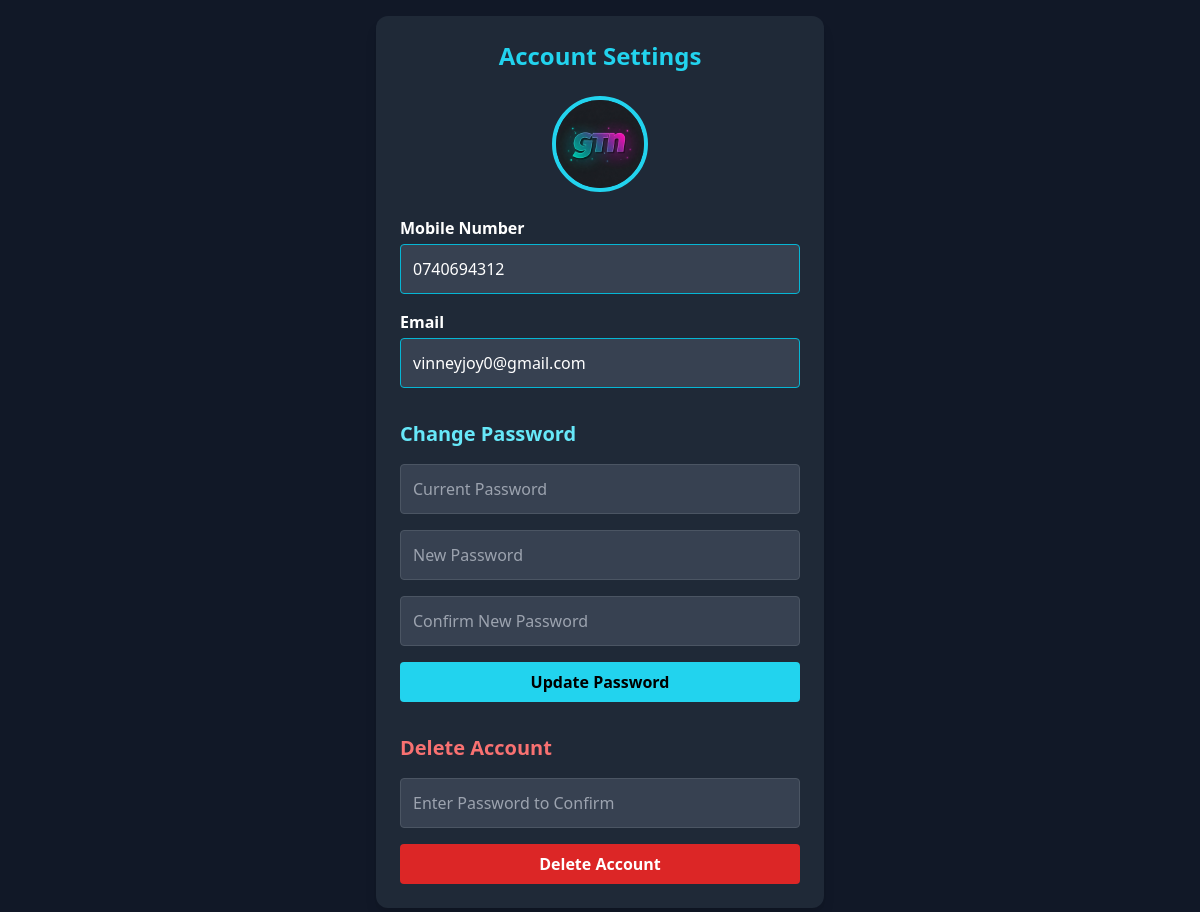
The app's page /account (signed in) with its own data.
### app.py (models this page shows)
class User(db.Model, UserMixin):
    id = db.Column(db.Integer, primary_key=True)
    mobile = db.Column(db.String(10), unique=True, nullable=False)
    email = db.Column(db.String(120), unique=True,  nullable=False)
    password = db.Column(db.String(255), nullable=False)
    role = db.Column(db.String(10), nullable=False, default='user')
    created_at = db.Column(db.DateTime, default=nairobi_time)
    profile_image = db.Column(db.String(255), default='/static/default-profile.png')
    location = db.Column(db.String(255), nullable=True)
    agreed = db.Column(db.Boolean, default=False)
    active = db.Column(db.Boolean, default=True)

### app.py (the view)
@app.route("/account")
@login_required
def account_settings():
    user = User.query.get_or_404(current_user.id)
    return render_template("account.html", user=user)

### app.py (called while the page is built)
@app.before_request
def make_session_permanent():
    session.permanent = True

@app.before_request
def auto_logout_user():
    if current_user.is_authenticated:
        user = User.query.filter_by(id=current_user.id).first()
        if user and user.role != current_user.role:
            logout_user()
            flash("Role has changed. Please log in again.", "error")
            return redirect(url_for('login'))

@login_manager.user_loader
def load_user(user_id):
    return User.query.get(int(user_id))

@app.context_processor
def inject_csrf_token():
    from flask_wtf.csrf import generate_csrf
    return dict(csrf_token=generate_csrf)

### templates/account.html (shortened to what this page needs)
<!DOCTYPE html>
<html lang="en">
<head>
    <script src="https://cdn.tailwindcss.com"></script>
</head>
<body class="bg-gray-900 text-white min-h-screen flex items-center justify-center p-4">
    <div class="w-full max-w-md bg-gray-800 rounded-xl shadow-lg p-6 relative">
        <h2 class="text-2xl font-bold text-cyan-400 mb-6 text-center">Account Settings</h2>
        <div class="flex flex-col items-center mb-6">
            <img src="{{ user.profile_image or '/uploads/default-profile.png' }}" alt="Profile Picture"
                 class="w-24 h-24 rounded-full border-4 border-cyan-400 object-cover">
        </div>
        <form class="space-y-4">
            <div>
                <label class="block font-semibold mb-1">Mobile Number</label>
                <input type="tel" name="mobile" value="{{ user.mobile }}"
                       pattern="^(07|01)[0-9]{8}$" required
                       class="w-full p-3 rounded bg-gray-700 text-white border border-cyan-500 focus:outline-none focus:ring-2 focus:ring-cyan-400">
            </div>
            <div>
                <label class="block font-semibold mb-1">Email</label>
                <input type="email" name="email" value="{{ user.email or 'Not set' }}"
                       required
                       class="w-full p-3 rounded bg-gray-700 text-white border border-cyan-500 focus:outline-none focus:ring-2 focus:ring-cyan-400">
            </div>
        </form>
        <form action="{{ url_for('change_password') }}" method="POST" class="mt-8 space-y-4">
            <h3 class="text-xl font-bold text-cyan-300">Change Password</h3>
            <input type="password" name="current_password" placeholder="Current Password" required
                   class="w-full p-3 rounded bg-gray-700 border border-gray-600 focus:ring-2 focus:ring-cyan-400">
            <input type="password" name="new_password" placeholder="New Password" required
                   class="w-full p-3 rounded bg-gray-700 border border-gray-600 focus:ring-2 focus:ring-cyan-400">
            <input type="password" name="confirm_new_password" placeholder="Confirm New Password" required
                   class="w-full p-3 rounded bg-gray-700 border border-gray-600 focus:ring-2 focus:ring-cyan-400">
            <button type="submit"
                    class="w-full bg-cyan-400 text-black font-semibold py-2 rounded hover:bg-cyan-300 transition">
                Update Password
            </button>
        </form>
        <form action="{{ url_for('delete_account') }}" method="POST" onsubmit="return confirmDelete()" class="mt-8 space-y-4">
            <h3 class="text-xl font-bold text-red-400">Delete Account</h3>
            <input type="password" name="delete_password" placeholder="Enter Password to Confirm" required
                   class="w-full p-3 rounded bg-gray-700 border border-gray-600 focus:ring-2 focus:ring-red-400">
            <button type="submit"
                    class="w-full bg-red-600 text-white font-semibold py-2 rounded hover:bg-red-700 transition">
                Delete Account
            </button>
        </form>
    </div>
</body>
</html>

### records on screen
User: profile_image (picture), mobile "0740694312", email "vinneyjoy0@gmail.com"
